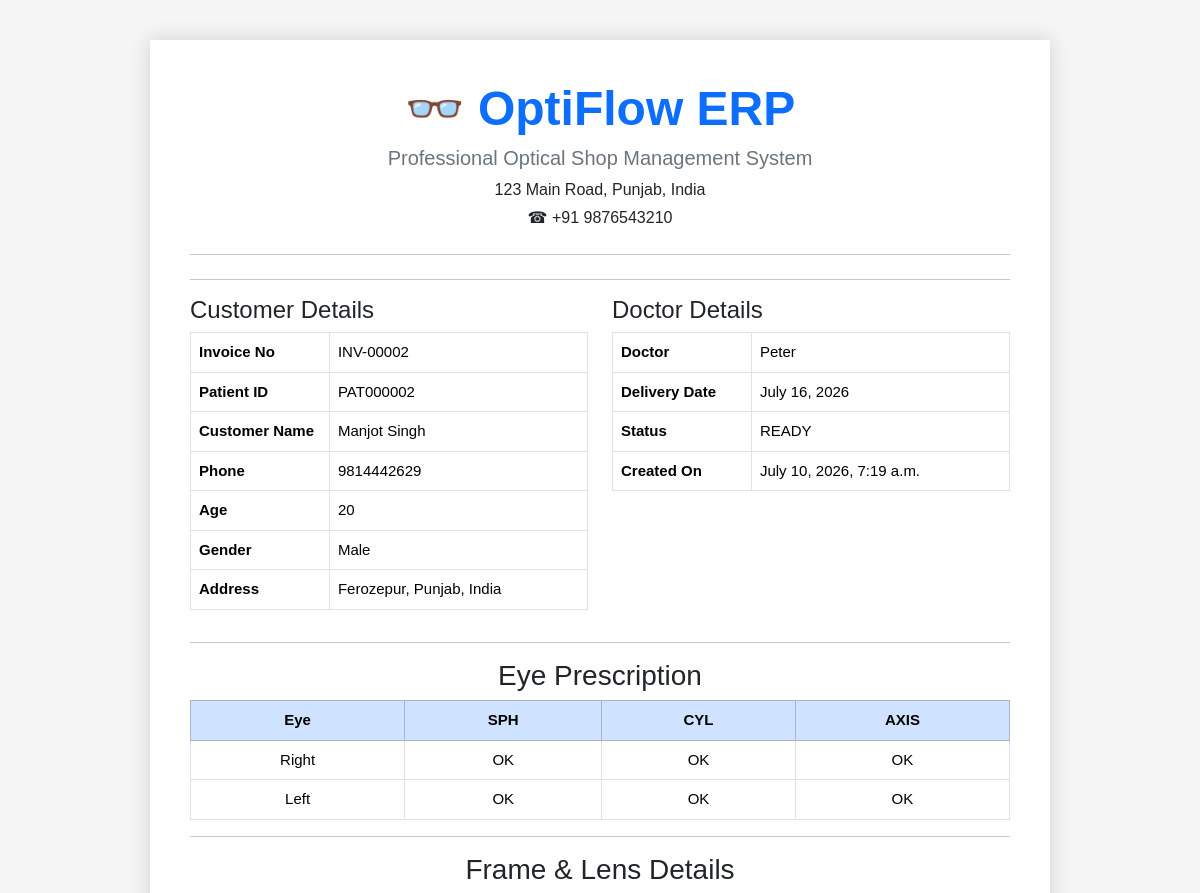
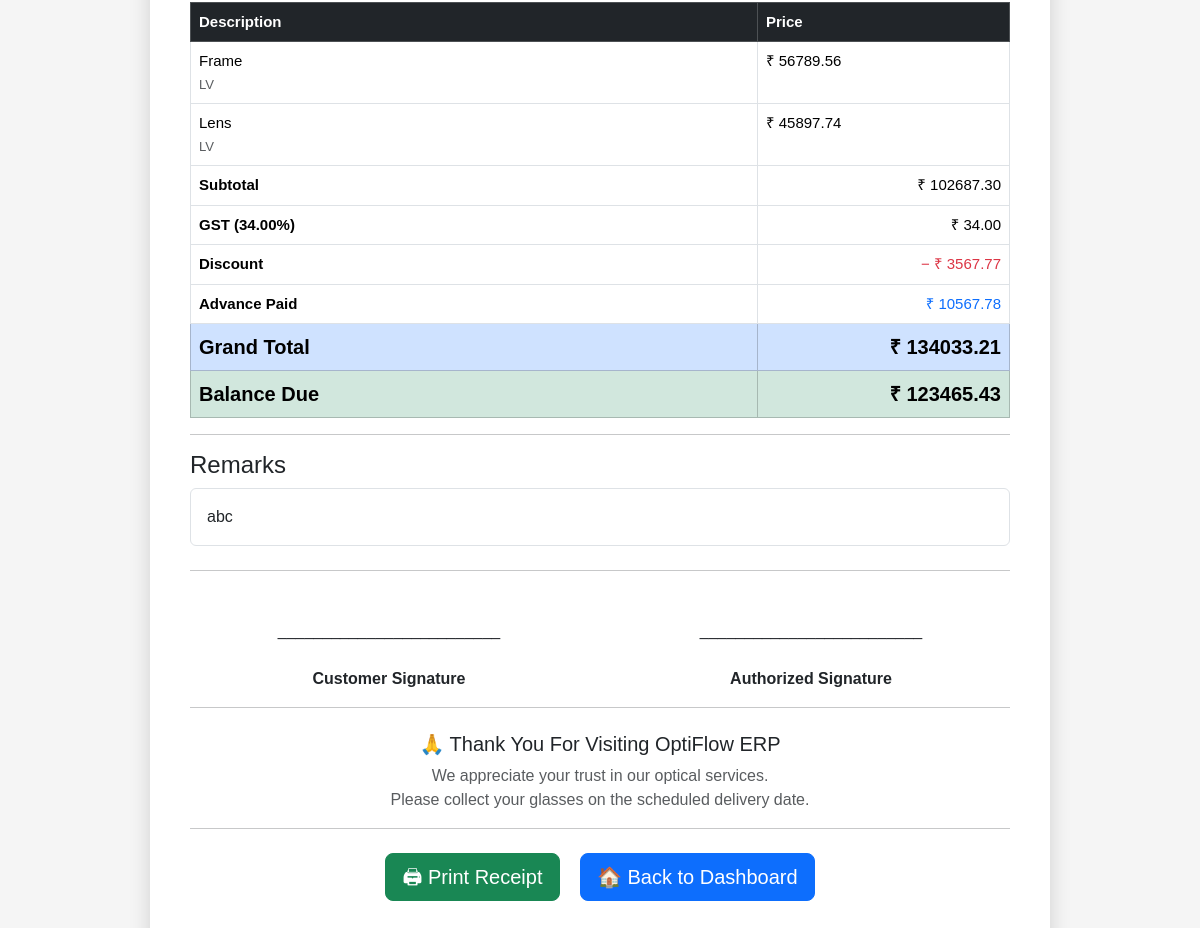
Page /dashboard/receipt/2/ (signed in) on the committed database (2 pictures, top to bottom).
### orders/models.py (models this page shows, shortened)
class Order(models.Model):
    STATUS_CHOICES = [
        ("RECEIVED", "Received"),
        ("AT_LAB", "At Lab"),
        ("READY", "Ready"),
    ]
    GENDER_CHOICES = [
        ("Male", "Male"),
        ("Female", "Female"),
        ("Other", "Other"),
    ]
    patient_id = models.CharField(
        max_length=20,
        blank=True,
        null=True
    )
    customer_name = models.CharField(max_length=100)
    phone_number = models.CharField(max_length=15)
    address = models.TextField(
        blank=True,
        default=""
    )
    age = models.PositiveIntegerField(
        null=True,
        blank=True
    )
    gender = models.CharField(
        max_length=10,
        choices=GENDER_CHOICES,
        blank=True,
        default=""
    )
    doctor_name = models.CharField(
        max_length=100,
        blank=True,
        default=""
    )
    frame_details = models.CharField(max_length=100)
    lens_details = models.CharField(max_length=100)
    frame_price = models.DecimalField(
        max_digits=10,
        decimal_places=2,
        default=0
    )
    lens_price = models.DecimalField(
        max_digits=10,
        decimal_places=2,
        default=0
    )
    right_eye_sph = models.CharField(
        max_length=20,
        blank=True,
        default=""
    )
    right_eye_cyl = models.CharField(
        max_length=20,
        blank=True,
        default=""
    )
    right_eye_axis = models.CharField(
        max_length=20,
        blank=True,
        default=""
    )
    left_eye_sph = models.CharField(
        max_length=20,
        blank=True,
        default=""
    )
    left_eye_cyl = models.CharField(
        max_length=20,
        blank=True,
        default=""
    )
    left_eye_axis = models.CharField(
        max_length=20,
        blank=True,
        default=""
    )
    pd = models.CharField(
        max_length=20,
        blank=True,
        default=""
    )
    gst = models.DecimalField(
        max_digits=5,
        decimal_places=2,
        default=0,
        blank=True
    )
    discount = models.DecimalField(
        max_digits=10,
        decimal_places=2,
        default=0,
        blank=True
    )
    advance_paid = models.DecimalField(
        max_digits=10,
        decimal_places=2,
        default=0,
        blank=True
    )
    delivery_date = models.DateField(
        null=True,
        blank=True
    )
    remarks = models.TextField(
        blank=True,
        default=""
    )
    status = models.CharField(
        max_length=20,
        choices=STATUS_CHOICES,
        default="RECEIVED"
    )
    created_at = models.DateTimeField(
        auto_now_add=True
    )
    @property
    def total_price(self):
        subtotal = self.frame_price + self.lens_price
        gst_amount = subtotal * (self.gst / 100)
        return subtotal + gst_amount - self.discount
    @property
    def balance_due(self):
        return self.total_price - self.advance_paid

### orders/views.py (the view)
# urls.py: path("receipt/<int:id>/", views.receipt, name="receipt"),
@login_required(login_url="login")
def receipt(request, id):
    customer = get_object_or_404(Order, id=id)
    subtotal = customer.frame_price + customer.lens_price
    grand_total = customer.total_price
    balance_due = customer.balance_due
    context = {
        "customer": customer,
        "total": subtotal,
        "grand_total": grand_total,
        "balance_due": balance_due,
        "today": timezone.now(),
        "invoice_no": f"INV-{customer.id:05d}",
    }
    return render(
        request,
        "orders/receipt.html",
        context
    )

### orders/templates/orders/receipt.html (shortened to what this page needs)
<!DOCTYPE html>
<html lang="en">
<head>
<link href="https://cdn.jsdelivr.net/npm/bootstrap@5.3.3/dist/css/bootstrap.min.css"
      rel="stylesheet">
</head>
<body>
<div class="receipt">
<div class="company">
<h1 class="display-5 fw-bold">
👓 OptiFlow ERP
</h1>
<h5 class="text-secondary">
Professional Optical Shop Management System
</h5>
<p class="mb-1">
123 Main Road, Punjab, India
</p>
<p class="mb-0">
☎ +91 9876543210
</p>
</div>
<hr class="my-4">
<hr>
<div class="row">
<div class="col-md-6">
<h4>
Customer Details
</h4>
<table class="table table-bordered">
<tr>
<th width="35%">
Invoice No
</th>
<td>
INV-{{ customer.id|stringformat:"05d" }}
</td>
</tr>
<tr>
<th>
Patient ID
</th>
<td>
{{ customer.patient_id }}
</td>
</tr>
<tr>
<th>
Customer Name
</th>
<td>
{{ customer.customer_name }}
</td>
</tr>
<tr>
<th>
Phone
</th>
<td>
{{ customer.phone_number }}
</td>
</tr>
<tr>
<th>
Age
</th>
<td>
{{ customer.age }}
</td>
</tr>
<tr>
<th>
Gender
</th>
<td>
{{ customer.gender }}
</td>
</tr>
<tr>
<th>
Address
</th>
<td>
{{ customer.address }}
</td>
</tr>
</table>
</div>
<div class="col-md-6">
<h4>
Doctor Details
</h4>
<table class="table table-bordered">
<tr>
<th width="35%">
Doctor
</th>
<td>
{{ customer.doctor_name }}
</td>
</tr>
<tr>
<th>
Delivery Date
</th>
<td>
{{ customer.delivery_date }}
</td>
</tr>
<tr>
<th>
Status
</th>
<td>
{{ customer.status }}
</td>
</tr>
<tr>
<th>
Created On
</th>
<td>
{{ customer.created_at }}
</td>
</tr>
</table>
</div>
</div>
<hr>
<h3 class="text-center">
Eye Prescription
</h3>
<table class="table table-bordered text-center">
<thead class="table-primary">
<tr>
<th>
Eye
</th>
<th>
SPH
</th>
<th>
CYL
</th>
<th>
AXIS
</th>
</tr>
</thead>
<tbody>
<tr>
<td>
Right
</td>
<td>
{{ customer.right_eye_sph }}
</td>
<td>
{{ customer.right_eye_cyl }}
</td>
<td>
{{ customer.right_eye_axis }}
</td>
</tr>
<tr>
<td>
Left
</td>
<td>
{{ customer.left_eye_sph }}
</td>
<td>
{{ customer.left_eye_cyl }}
</td>
<td>
{{ customer.left_eye_axis }}
</td>
</tr>
</tbody>
</table>
<hr>
<h3 class="text-center">
Frame & Lens Details
</h3>
<table class="table table-bordered">
<thead class="table-dark">
<tr>
<th width="45%">
Description
</th>
<th width="20%">
Price
</th>
</tr>
</thead>
<tbody>
<tr>
<td>
Frame
<br>
<small class="text-muted">
{{ customer.frame_details }}
</small>
</td>
<td>
₹ {{ customer.frame_price }}
</td>
</tr>
<tr>
<td>
Lens
<br>
<small class="text-muted">
{{ customer.lens_details }}
</small>
</td>
<td>
₹ {{ customer.lens_price }}
</td>
</tr>
<tr>
<th>Subtotal</th>
<td class="text-end">
₹ {{ total|floatformat:2 }}
</td>
</tr>
<tr>
<th>GST ({{ customer.gst }}%)</th>
<td class="text-end">
₹ {{ customer.gst|floatformat:2 }}
</td>
</tr>
<tr>
<th>Discount</th>
<td class="text-end text-danger">
− ₹ {{ customer.discount|floatformat:2 }}
</td>
</tr>
<tr>
<th>Advance Paid</th>
<td class="text-end text-primary">
₹ {{ customer.advance_paid|floatformat:2 }}
</td>
</tr>
<tr class="table-primary">
<th class="fs-5">
Grand Total
</th>
<th class="text-end fs-5">
₹ {{ grand_total|floatformat:2 }}
</th>
</tr>
<tr class="table-success">
<th class="fs-5">
Balance Due
</th>
<th class="text-end fs-5">
₹ {{ balance_due|floatformat:2 }}
</th>
</tr>
</tbody>
</table>
<hr>
<h4>
Remarks
</h4>
<div class="border rounded p-3 mb-4">
{{ customer.remarks|default:"No Remarks" }}
</div>
<hr>
<div class="row mt-5">
    <div class="col-6 text-center">
        _________________________
        <br><br>
        <strong>Customer Signature</strong>
    </div>
    <div class="col-6 text-center">
        _________________________
        <br><br>
        <strong>Authorized Signature</strong>
    </div>
</div>
<hr>
<div class="text-center mt-4">
    <h5>
        🙏 Thank You For Visiting OptiFlow ERP
    </h5>
    <p class="text-muted">
        We appreciate your trust in our optical services.
        <br>
        Please collect your glasses on the scheduled delivery date.
    </p>
</div>
<hr>
<div class="text-center mt-4 mb-3 no-print">
    <button
        class="btn btn-success btn-lg me-3"
        onclick="window.print()">
        🖨 Print Receipt
    </button>
    <a href="{% url 'home' %}"
       class="btn btn-primary btn-lg">
        🏠 Back to Dashboard
    </a>
</div>
</div>
</body>
</html>

### orders/templates/orders/receipt.html (style rules this page uses)
body { background:#f5f5f5; font-family:Arial,sans-serif; }
.receipt { max-width:900px; margin:40px auto; background:white; padding:40px; box-shadow:0 0 20px rgba(0,0,0,.15); }
.company { text-align:center; margin-bottom:20px; }
.company h1 { color:#0d6efd; font-weight:bold; }
.company h5 { color:gray; }
table { font-size:15px; }

### rows in the picture
Order: id "00002", patient_id "PAT000002", customer_name "Manjot Singh", phone_number "9814442629", age "20", gender "Male", address "Ferozepur, Punjab, India", doctor_name "Peter", delivery_date "July 16, 2026", status "READY", created_at "July 10, 2026, 7:19 a.m.", right_eye_sph "OK", right_eye_cyl "OK", right_eye_axis "OK", left_eye_sph "OK", left_eye_cyl "OK", left_eye_axis "OK", frame_details "LV", frame_price "56789.56", lens_details "LV", lens_price "45897.74", gst "34.00", discount "3567.77", advance_paid "10567.78", remarks "abc"

### other values in the picture
{{ total|floatformat:2 }} "102687.30"
{{ grand_total|floatformat:2 }} "134033.21"
{{ balance_due|floatformat:2 }} "123465.43"
